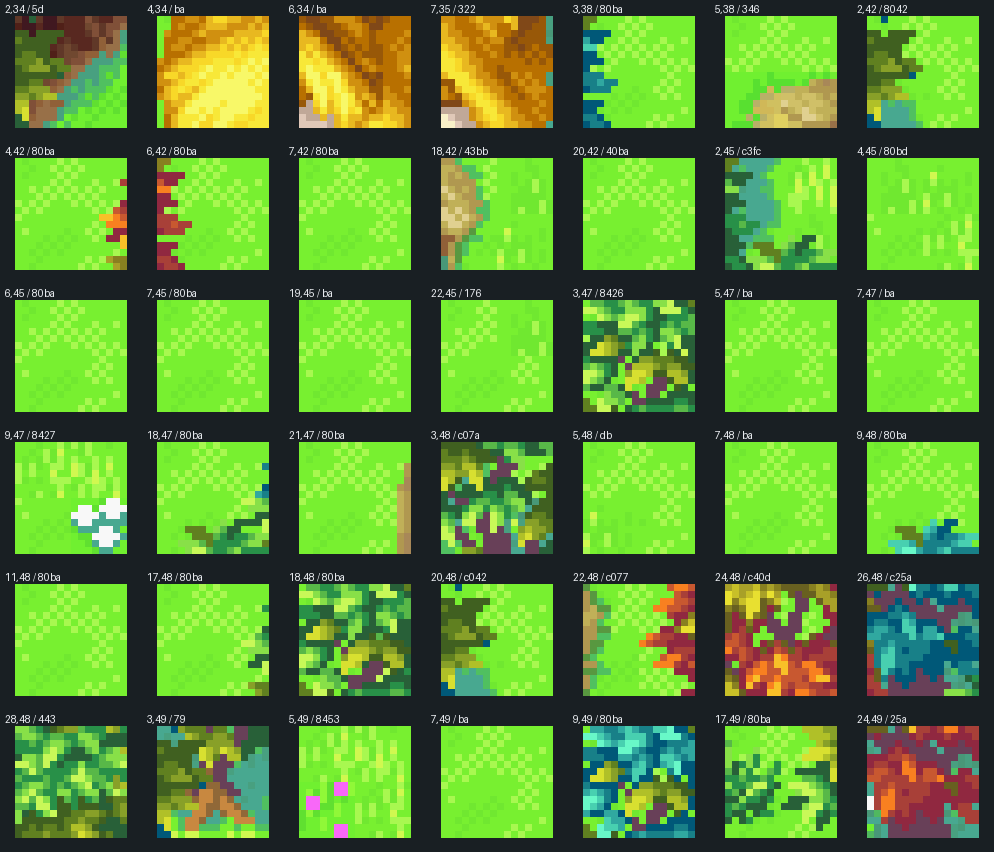

This figure's Python source:
#!/usr/bin/env python3
"""Golden Sun Vale native meadow/flower metatiles for Aster's lived-in lawns.

Preview grass variation at original 16px scale and zoom. Aster currently
uses one repeated bare grass metatile across huge areas. Select actual
Golden Sun plain/flower/bush tiles, not random generated pixels and not
water/cliff/roof leftovers.
"""
from PIL import Image,ImageDraw
from pathlib import Path
import aster_layout as town
import aster_visual_preview as vis

ROOT=Path(__file__).resolve().parents[1]
OUT=ROOT/"tools/aster_ground_cover_atlas.png"
VALE=town.load_vale()
SAMPLES=(
 (2,34),(4,34),(6,34),(7,35),(3,38),(5,38),
 (2,42),(4,42),(6,42),(7,42),(18,42),(20,42),
 (2,45),(4,45),(6,45),(7,45),(19,45),(22,45),
 (3,47),(5,47),(7,47),(9,47),(18,47),(21,47),
 (3,48),(5,48),(7,48),(9,48),(11,48),(17,48),
 (18,48),(20,48),(22,48),(24,48),(26,48),(28,48),
 (3,49),(5,49),(7,49),(9,49),(17,49),(24,49),
)
NC=7
SIZE=142
SCALE=7

def main():
    blocks,pal,_=vis.load_tiles()
    meta=vis.load_metatiles()
    bad=set();cache={};mc={}
    def draw(tok,base):
        v=int(tok.split(":")[0],16)&4095
        key=(v,base)
        if key not in mc:mc[key]=vis.render_metatile(
            v,meta,blocks,pal,bad,cache,base)
        return mc[key]
    h=((len(SAMPLES)+NC-1)//NC)*SIZE
    out=Image.new("RGB",(NC*SIZE,h),(25,31,35))
    pen=ImageDraw.Draw(out)
    for i,(sx,sy) in enumerate(SAMPLES):
        ox=(i%NC)*SIZE
        oy=(i//NC)*SIZE
        im=Image.new("RGBA",(16,16),vis.EMPTY_BG)
        for tok,base in ((VALE[sy][sx],0),
                         (VALE[sy][sx+30],2),
                         (VALE[sy][sx+60],2)):
            sprite=draw(tok,base)
            if sprite is not None:im.alpha_composite(sprite,(0,0))
        out.paste(im.resize((16*SCALE,16*SCALE),
                           Image.Resampling.NEAREST).convert("RGB"),
                  (ox+15,oy+16))
        pen.text((ox+5,oy+3),f"{sx},{sy} / {VALE[sy][sx].split(':')[0]}",
                 fill=(237,240,244))
    out.save(OUT,optimize=True)
    if bad:raise AssertionError("Missing native graphics: "+repr(bad))
    print("Aster original Golden Sun meadow tiles:",OUT)
if __name__=="__main__":main()
